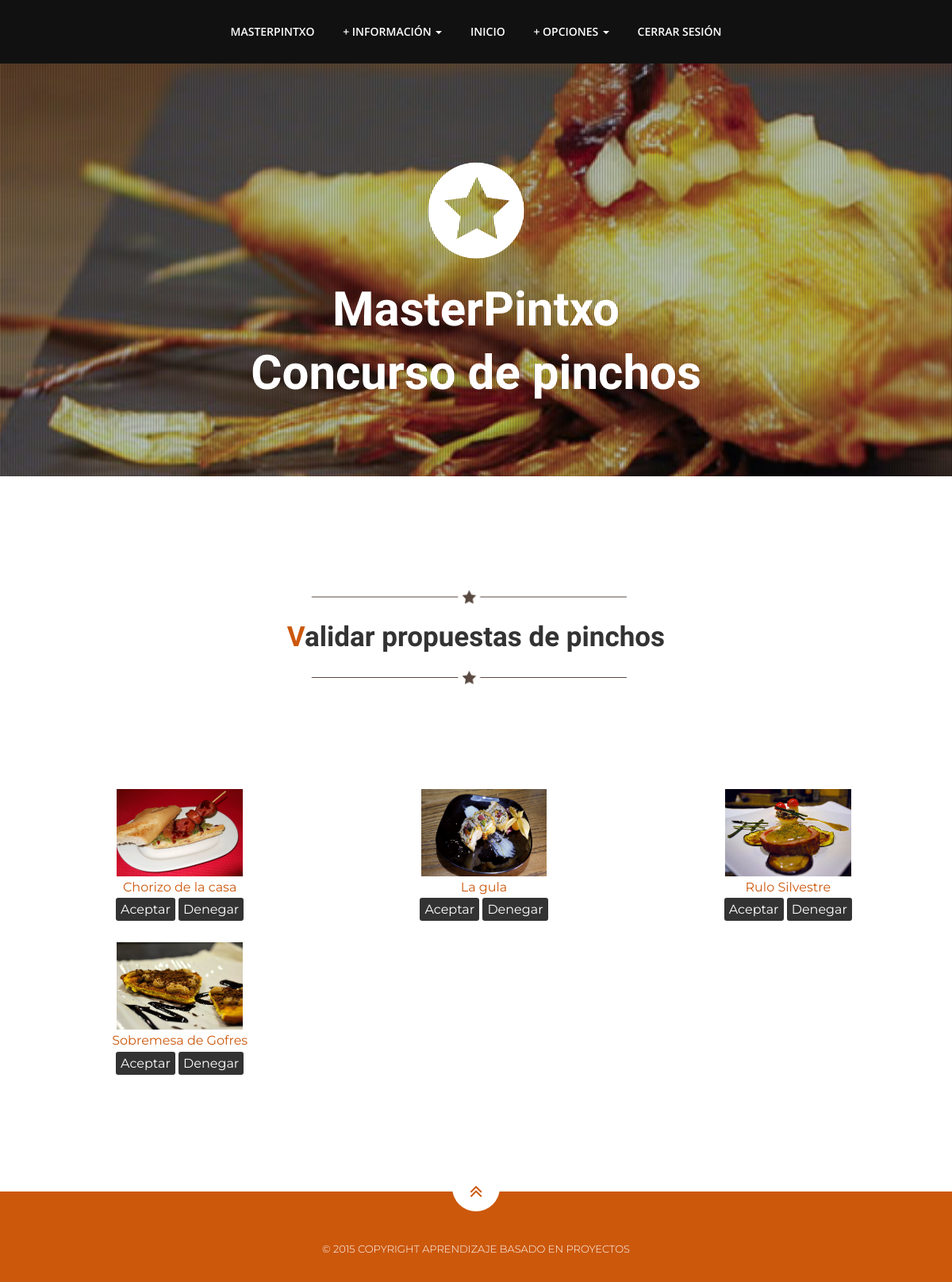
The page /index.php?controller=organizador&action=index (signed in) on the database its author committed.
### tables this page shows
CREATE TABLE IF NOT EXISTS `Pincho` (
  `idPincho` INT NOT NULL COMMENT '',
  `nombreP` VARCHAR(45) NOT NULL COMMENT '',
  `descripcionP` LONGTEXT NOT NULL COMMENT '',
  `precio` VARCHAR(4) NOT NULL COMMENT '',
  `concursante` TINYINT(1) NOT NULL DEFAULT 0 COMMENT '',
  `finalista` TINYINT(1) NOT NULL DEFAULT 0 COMMENT '',
  `Establecimiento_nif` VARCHAR(9) NOT NULL COMMENT '',
  `rutaImagen` VARCHAR(100) NULL COMMENT '',
  `confirmado` TINYINT(1) NOT NULL COMMENT '',
  PRIMARY KEY (`idPincho`)  COMMENT '',
  CONSTRAINT `fk_Pincho_Establecimiento1`
    FOREIGN KEY (`Establecimiento_nif`)
    REFERENCES `Establecimiento` (`nif`)
    ON DELETE NO ACTION
    ON UPDATE NO ACTION);

### nucleo/ViewManager.php (called while the page is built, shortened)
<?php
class ViewManager {
  private $variables = array();
  public function setVariable($varname, $value, $flash=false) {
    $this->variables[$varname] = $value;
  }
  public function getVariable($varname, $default=NULL) {
    return $this->variables[$varname];
  }
  public function render($controller, $viewname) {
    include(__DIR__."/../vistas/$controller/$viewname.php");
  }
  private static $viewmanager_singleton = NULL;
  public static function getInstance() {
    if (self::$viewmanager_singleton == null) {
      self::$viewmanager_singleton = new ViewManager();
    }
    return self::$viewmanager_singleton;
  }
}

### index.php (called while the page is built, shortened)
<?php
function run() {
  try {
    $controller = loadController($_GET["controller"]);
    $actionName = $_GET["action"];
    $controller->$actionName();
  } catch(Exception $ex) {
    die("An exception occured!!!!!".$ex->getMessage());
  }
}
function loadController($controllerName) {
  return new $controllerClassName();
}
run();
?>

### model/PinchoMapper.php (called while the page is built, shortened)
<?php
require_once(__DIR__ . "/../nucleo/PDOConnection.php");
class PinchoMapper
{
    private $db;
    public function __construct()
    {
        $this->db = PDOConnection::getInstance();
    }
    public function consultarPinchosPropuestos()
    {
        $stmt = $this->db->query("select * from Pincho where concursante='0' and confirmado='0'");
        $pincho = $stmt->fetchAll(PDO::FETCH_ASSOC);
        return $pincho;
    }
}

### nucleo/PDOConnection.php (called while the page is built)
<?php
class PDOConnection {
  private static $dbhost = "127.0.0.1";
  private static $dbname = "G_31MasterPintxo";
  private static $dbuser = "adminG31";
  private static $dbpass = "abc123.";
  private static $db_singleton = null;
  public static function getInstance() {
    if (self::$db_singleton == null) {
      self::$db_singleton = new PDO(
	"mysql:host=".self::$dbhost.";dbname=".self::$dbname.";charset=utf8",
	self::$dbuser,
	self::$dbpass,
	array(
	  PDO::ATTR_EMULATE_PREPARES => false,
	  PDO::ATTR_ERRMODE => PDO::ERRMODE_EXCEPTION
	)
      );
    }
    return self::$db_singleton;
  }
}
?>

### vistas/organizador/inicioOrganizador.php (the view, shortened to what this page needs)
<?php
require_once(__DIR__ . "/../../nucleo/ViewManager.php");
$view = ViewManager::getInstance();
$listaPinProp = $view->getVariable("listaPinProp");
?>
										<li class="menuItem"><a href="index.php?controller=usuario&amp;action=index#seccionI">Inicio</a></li>
										<li class="dropdown">
											<a href="#" class="dropdown-toggle" data-toggle="dropdown" role="button" aria-expanded="false"> + opciones <span class="caret"></span></a>
										</li>
										<li class="menuItem"><a href="index.php?controller=usuario&amp;action=logout">Cerrar sesi&oacute;n</a></li>
									</ul>
								</div>
							</div>
						</div>
					</div>
				</div>
			</div>
		</div>
	</div>
	</header>
	<section id="seccionI">
		<div class="container">
				<div class="heading">
					<img class="dividerline" src="img/sep.png" alt="separador">
					<h2>Validar propuestas de pinchos</h2>
					<img class="dividerline" src="img/sep.png" alt="separador">
					<h3><br></h3>
					<h3><br></h3>
			</div>
		</div>
		<div class="container">
			<div class="form centrador">
				<div class="row">
					<?php foreach($listaPinProp as $pincho) :?>
						<form class="form-vertical" method="POST" action="index.php?controller=organizador&amp;action=validarPropuesta">
								<div class="col-md-4">
									<a class="contact pincho" target="secundaria" href="index.php?controller=pincho&amp;action=consultarPincho&amp;idPincho=<?php echo $pincho["idPincho"]; ?>">
										<img class="imgPeq" alt="imagen pincho" src="<?php echo $pincho["rutaImagen"];?>"/>
									</a>
									<div>
										<a class="contact pincho" target="secundaria" href="index.php?controller=pincho&amp;action=consultarPincho&amp;idPincho=<?php echo $pincho["idPincho"]; ?>">
											<?php echo htmlentities($pincho["nombreP"]); ?>
										</a>
									</div>
									<div>
										<button type="submit" name="aceptar" class="contact submit">Aceptar</button>
										<button type="submit" name="denegar" class="contact submit">Denegar</button>
									</div>
									<br>
								</div>
						</form>
					<?php endforeach; ?>
				</div>
			</div>
		</div>
	</section>

### css/theme.css (style rules this page uses)
body { font-family:'Montserrat',sans-serif; font-size:16px; line-height:1.7; color:#777; font-weight:400; overflow-x:hidden; }
h1,h2,h3,h4,h5,h6 { color:#333; line-height:1.4; font-weight:700; }
a,a:hover { color:#cc580c; text-decoration: none; }
img { max-width: 100%; }
.nav>li>a { display:inline-block; }
.navbar-nav>li { float:none; display:inline-block; }
.navbar.navbar-inverse.navbar-static-top a { color:#fff; padding:31px 16px; line-height:18px; text-align:center; }
.heading { padding-bottom:15px; text-align:center; max-width:960px; margin:0px auto; padding-top:80px; }
.heading h2 { font-weight:700; font-family:'Playball',cursive; font-size:35px; color:#333; margin:0; padding:5px; }
.heading h2::first-letter { color:#cc580c; }
.heading h3 { font-size:16px; line-height:1.7; }
.contact.submit { background:#333; font-family:'Montserrat',sans-serif; color:#fff; font-size:16px; font-weight:400; text-align:center; margin:0px; border:none !important; border-radius:3px; }

### css/estilo.css (style rules this page uses)
.centrador { margin: 0 auto; text-align:center; }
@media (min-width: 992px) { .container form { padding-left: 20px !important; } }
.imgPeq { width:45%; height: 110px; }

### rows shown on the page
pincho: rutaImagen (picture), nombreP "Chorizo de la casa"
pincho: rutaImagen (picture), nombreP "La gula"
pincho: rutaImagen (picture), nombreP "Rulo Silvestre"
pincho: rutaImagen (picture), nombreP "Sobremesa de Gofres"
